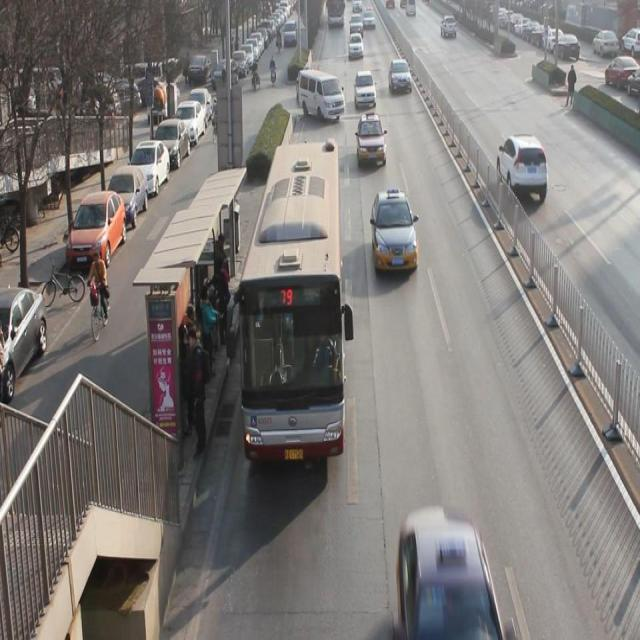
#> input picture data/train/images/MVI_20012_img00130_jpg.rf.e06369cfac8aa9d73ed378bc79ec29d6.jpg, 640 x 640 px; its folder holds 4 pictures in this run
$ jupyter execute eda_dataset_analysis.ipynb
#> lines starting #> are read from the running program, lines starting #| are printed output that depends on the picture
# EDA — Dataset Analysis for Multi-Class Vehicle Detection

This notebook performs exploratory data analysis on YOLO-format labels and images to uncover:
- Bounding box aspect ratio distribution
- Bounding box size distribution (relative area; small/medium/large)
- Per-class co-occurrence heatmap
- Image resolution histogram
- Label sanity checks (empty files, out-of-bounds boxes)
- Class imbalance visualization

Edit the `splits` paths below if your dataset layout differs, then run the cells from top to bottom.

[cell 1]
# Imports
import os
from pathlib import Path
import glob
import collections
import math
import json
import numpy as np
import pandas as pd
import matplotlib.pyplot as plt
import seaborn as sns
from PIL import Image
from tqdm import tqdm

sns.set(style="whitegrid")

[cell 2]
# Dataset splits - adjust paths if needed
splits = {
    'train': {'images': Path('data/train/images'), 'labels': Path('data/train/labels')},
    'val': {'images': Path('data/val/images'), 'labels': Path('data/val/labels')},
    'test': {'images': Path('data/test/images'), 'labels': Path('data/test/labels')},
}

def parse_yolo_label(path):
    # returns list of dicts: {'cls':int, 'x':float,'y':float,'w':float,'h':float} with normalized coords
    out = []
    try:
        with open(path, 'r', encoding='utf-8') as f:
            for ln in f:
                ln = ln.strip()
                if not ln:
                    continue
                parts = ln.split()
                if len(parts) < 5:
                    continue
                try:
                    cls = int(float(parts[0]))
                    x,y,w,h = map(float, parts[1:5])
                except Exception:
                    continue
                out.append({'cls':cls,'x':x,'y':y,'w':w,'h':h})
    except FileNotFoundError:
        pass
    return out

def bbox_absolute_metrics(box, img_w, img_h):
    # box: dict with normalized x,y,w,h center format
    w_px = box['w'] * img_w
    h_px = box['h'] * img_h
    area_px = w_px * h_px
    rel_area = area_px / (img_w * img_h) if img_w*img_h>0 else 0
    aspect = (w_px / h_px) if h_px>0 else float('nan')
    # corners in normalized coords
    x_min = box['x'] - box['w']/2
    x_max = box['x'] + box['w']/2
    y_min = box['y'] - box['h']/2
    y_max = box['y'] + box['h']/2
    oob = x_min < 0 or y_min < 0 or x_max > 1 or y_max > 1
    non_positive = box['w'] <= 0 or box['h'] <= 0
    return {'w_px':w_px,'h_px':h_px,'area_px':area_px,'rel_area':rel_area,'aspect':aspect,'oob':oob,'non_positive':non_positive}

[cell 3]
# Aggregate dataset-wide metrics
rows = []
image_stats = []
class_counts = collections.Counter()
cooccurrence = collections.defaultdict(lambda: collections.Counter())
empty_label_files = []
oob_labels = []
non_positive_labels = []
resolution_counts = collections.Counter()

for split, paths in splits.items():
    images_dir = paths['images']
    labels_dir = paths['labels']
    if not images_dir.exists():
        continue
    image_files = list(images_dir.glob('*'))
    for img_path in tqdm(image_files, desc=f'Processing {split}'):
        try:
            with Image.open(img_path) as im:
#> im is the input picture: PIL image 640x640 RGB; mean R, G, B 127, 123.2, 120.6
                img_w, img_h = im.size
#> img_w = 640; img_h = 640
        except Exception:
            continue
        resolution_counts[(img_w, img_h)] += 1
        lbl_path = labels_dir / (img_path.stem + '.txt')
        items = parse_yolo_label(lbl_path)
        if not items:
            empty_label_files.append(str(lbl_path))
        classes_in_image = set()
        for b in items:
            metrics = bbox_absolute_metrics(b, img_w, img_h)
            row = {'split':split,'image':str(img_path),'class':b['cls'],'x':b['x'],'y':b['y'],'w':b['w'],'h':b['h'],'img_w':img_w,'img_h':img_h}
            row.update(metrics)
            rows.append(row)
            class_counts[b['cls']] += 1
            if metrics['oob']:
                oob_labels.append({'file':str(lbl_path),'box':b,'metrics':metrics})
            if metrics['non_positive']:
                non_positive_labels.append({'file':str(lbl_path),'box':b,'metrics':metrics})
            classes_in_image.add(b['cls'])
#> after the loop, non_positive_labels = []; oob_labels = []; rows = []
        # update cooccurrence (pairs)
        for a in classes_in_image:
            for bcls in classes_in_image:
                if a == bcls:
                    continue
                cooccurrence[a][bcls] += 1
        image_stats.append({'image':str(img_path),'img_w':img_w,'img_h':img_h,'n_boxes':len(items),'split':split})

df_boxes = pd.DataFrame(rows)
df_images = pd.DataFrame(image_stats)

print('Total boxes:', len(df_boxes))
print('Total images scanned:', len(df_images))
print('Unique resolutions:', len(resolution_counts))
print('Empty label files:', len(empty_label_files))
print('Out-of-bounds labels:', len(oob_labels))
print('Non-positive boxes:', len(non_positive_labels))

[cell 4]
# Aspect ratio distribution (w/h)
if not df_boxes.empty:
    plt.figure(figsize=(8,4))
    sns.histplot(df_boxes['aspect'].replace([np.inf,-np.inf],np.nan).dropna(), bins=80, kde=True)
    plt.title('Bounding box aspect ratio (w/h) distribution')
    plt.xlabel('aspect ratio (width / height)')
    plt.show()

# Size distribution (relative area) and simple small/medium/large categories
    plt.figure(figsize=(8,4))
    sns.histplot(df_boxes['rel_area'].dropna(), bins=80, kde=True)
    plt.title('Bounding box relative area distribution')
    plt.xlabel('relative area (box area / image area)')
    plt.show()

    # define thresholds by percentiles (you can change these)
    p10, p50, p90 = np.percentile(df_boxes['rel_area'].dropna(), [10,50,90])
    small_th = p10
    large_th = p90
    def size_label(a):
        if a <= small_th:
            return 'small'
        if a >= large_th:
            return 'large'
        return 'medium'
    df_boxes['size_cat'] = df_boxes['rel_area'].map(size_label)
    display(pd.DataFrame({
        'small_threshold':small_th, 'large_threshold':large_th, 'median_rel_area':p50
    }, index=[0]))
    sns.countplot(data=df_boxes, x='size_cat', order=['small','medium','large'])
    plt.title('Counts by size category')
    plt.show()

[cell 5]
# Per-class co-occurrence heatmap
if len(class_counts) > 0:
    classes = sorted(class_counts.keys())
    mat = np.zeros((len(classes), len(classes)), dtype=int)
    idx = {c:i for i,c in enumerate(classes)}
    for a in classes:
        for bcls, cnt in cooccurrence[a].items():
            mat[idx[a], idx[bcls]] = cnt
    df_co = pd.DataFrame(mat, index=classes, columns=classes)
    plt.figure(figsize=(8,6))
    sns.heatmap(df_co, cmap='viridis')
    plt.title('Per-class co-occurrence (directional)')
    plt.xlabel('class B')
    plt.ylabel('class A')
    plt.show()

[cell 6]
# Image resolution histogram
if not df_images.empty:
    df_images['area'] = df_images['img_w'] * df_images['img_h']
    plt.figure(figsize=(8,4))
    sns.histplot(df_images['area'], bins=60, kde=True)
    plt.title('Image resolution (area) distribution')
    plt.xlabel('pixels (w * h)')
    plt.show()
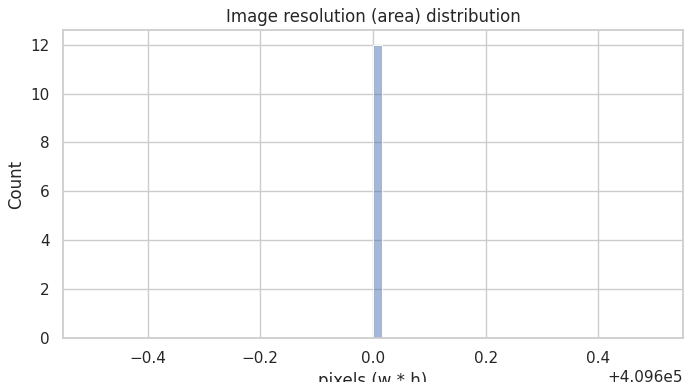
#> figure drawn by matplotlib, 1 panel; tallest bar 12 high, from x = 409600 to 409600
    display(df_images[['img_w','img_h']].drop_duplicates().head(20))

[cell 7]
# Label sanity checks: show examples
print('Empty label files (examples):')
for p in empty_label_files[:20]:
    print(' ', p)

print('Out-of-bounds examples:')
for e in oob_labels[:20]:
    print(' ', e['file'], 'box=', e['box'], 'metrics=', {k:e['metrics'][k] for k in ('oob',)})

print('Non-positive box examples:')
for e in non_positive_labels[:20]:
    print(' ', e['file'], 'box=', e['box'], 'metrics=', {k:e['metrics'][k] for k in ('non_positive',)})
